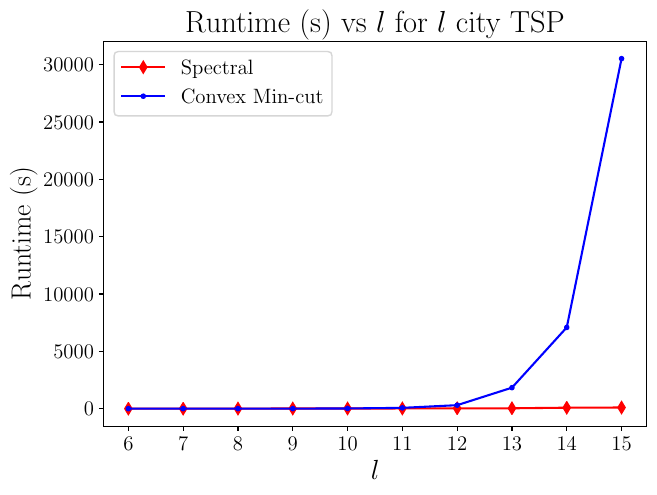

Source code (Python):
import matplotlib.pyplot as plt
import numpy as np
line_styles = ['-', '--', ':']

from matplotlib import rc
import matplotlib
rc('font', **{'family': 'serif', 'serif': ['Computer Modern']})
rc('text', usetex=True)
matplotlib.rcParams.update(
    {
    'figure.figsize': (7, 5),
    'axes.labelsize': '20',
    'axes.titlesize': '22',
    'legend.fontsize': '15'
    }  
)

conv_cut = [0.2716805935, 0.559458971, 1.429104567, 3.763284445, 14.65016651, 68.40330386, 302.4113715, 1828.702686, 7084.760864, 30528.0612]

spectral = [0.009168148041, 0.08392333984, 5.758724928, 10.03717852, 13.07910752, 15.95279455, 26.88208318, 30.17740083, 81.54666233, 98.2076473]

t_ = np.arange(6, 16)

plt.plot(t_, spectral, 'rd-', label="Spectral")
plt.plot(t_, conv_cut, 'b.-', label="Convex Min-cut")
plt.tick_params(labelsize=15)
plt.xticks(t_)
plt.legend()
plt.title(r"Runtime (s) vs $l$ for $l$ city TSP")
plt.xlabel(r"$l$")
plt.ylabel("Runtime (s)")
plt.savefig(f"scalability.pdf", bbox_inches="tight")
plt.show()